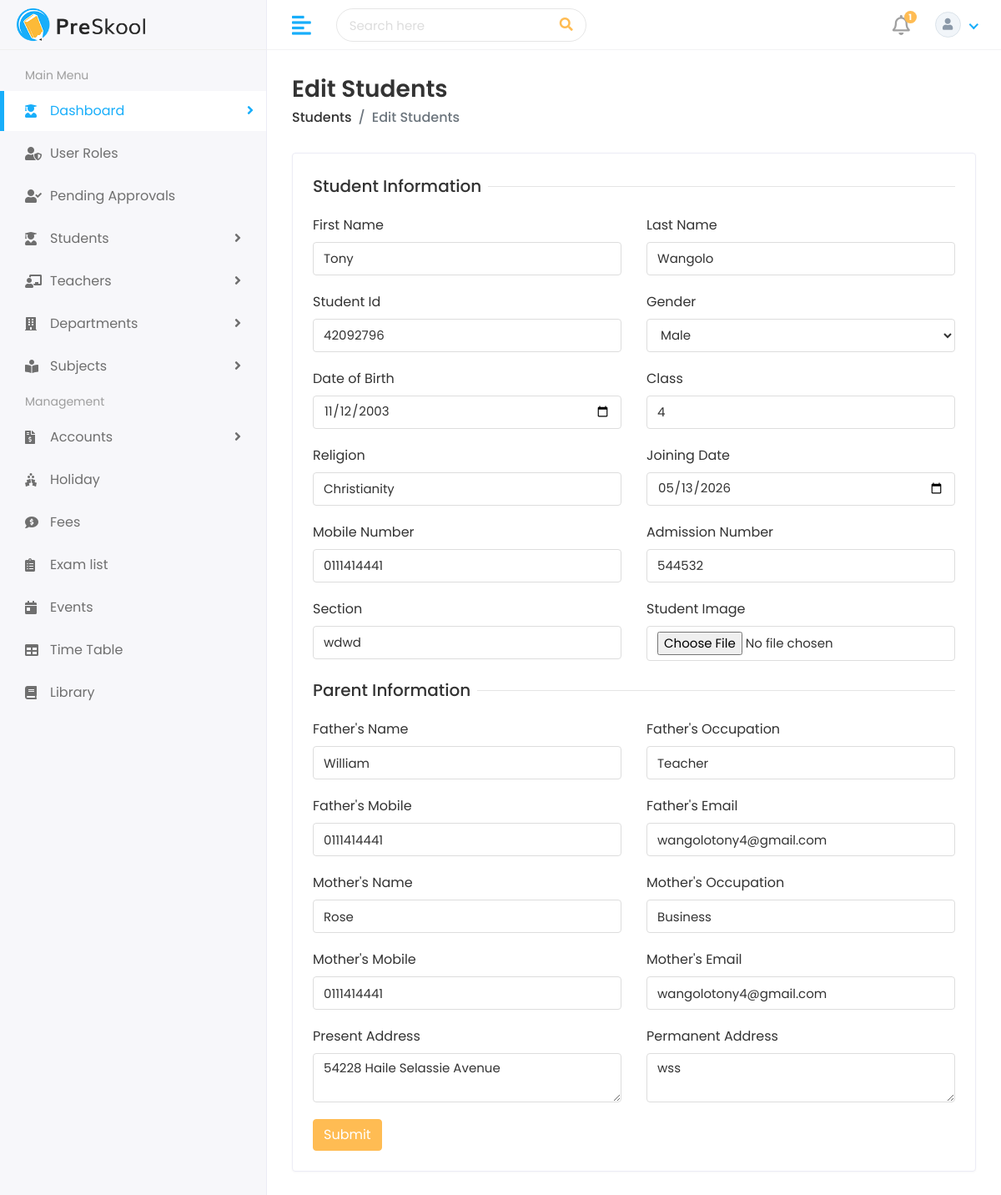
/student/students/edit/3/ (signed in), run on the app's committed database.
### student/models.py (models this page shows, shortened)
class Student(models.Model):
    APPROVAL_CHOICES = [
        ("pending", "Pending"),
        ("approved", "Approved"),
        ("rejected", "Rejected"),
    ]
    user = models.OneToOneField(
        settings.AUTH_USER_MODEL,
        on_delete=models.SET_NULL,
        blank=True,
        null=True,
        related_name="student_profile",
    )
    approval_status = models.CharField(max_length=20, choices=APPROVAL_CHOICES, default="pending")
    first_name = models.CharField(max_length=100)
    last_name = models.CharField(max_length=100)
    student_id = models.CharField(max_length=100)
    gender = models.CharField(
        max_length=10,
        choices=[('Male', 'Male'), ('Female', 'Female'), ('Other', 'Other')]
    )
    date_of_birth = models.DateField()
    student_class = models.CharField(max_length=100)
    religion = models.CharField(max_length=20)
    joining_date = models.DateField()
    mobile_number = models.CharField(max_length=100)
    admission_number = models.CharField(max_length=100)
    section = models.CharField(max_length=15)
    student_image = models.ImageField(upload_to='student/', blank=True)
    parent = models.OneToOneField(Parent, on_delete=models.CASCADE)
    slug = models.SlugField(max_length=255, unique=True, blank=True)

class Parent(models.Model):
    father_name = models.CharField(max_length=100)
    father_occupation = models.CharField(max_length=100)
    father_mobile = models.CharField(max_length=100)
    father_email = models.EmailField(max_length=100)
    mother_name = models.CharField(max_length=100)
    mother_occupation = models.CharField(max_length=100)
    mother_mobile = models.CharField(max_length=100)
    mother_email = models.EmailField(max_length=100)
    present_address = models.TextField()
    permanent_address = models.TextField()

### student/views.py (the view, shortened to what this page needs)
# urls.py: path("students/edit/", views.edit_student, name="edit-student"),
def edit_student(request, id=None, slug=None):
    denied = _require_admin(request)
    if denied:
        return denied
    if id is not None:
        student = get_object_or_404(Student, id=id)
    else:
        student = get_object_or_404(Student, slug=slug)
    parent = student.parent
    context = {
        "student": student,
        "parent": parent,
    }
    return render(request, "students/edit-student.html", context)

### home_auth/context_processors.py (called while the page is built)
def _profile_for_user(user):
    try:
        student = getattr(user, "student_profile", None)
    except ObjectDoesNotExist:
        student = None
    if student is not None:
        return student
    try:
        return getattr(user, "teacher_profile", None)
    except ObjectDoesNotExist:
        return None

### student/views.py (called while the page is built)
def _is_admin(user):
    return user.is_authenticated and (
        user.is_staff
        or user.is_superuser
        or getattr(user, "is_admin", False)
        or "admin" in _user_groups(user)
    )

def _require_admin(request):
    if not request.user.is_authenticated:
        return redirect("login")
    if not _is_admin(request.user):
        return HttpResponseForbidden("Only administrators can access this page.")
    return None

### HOME/templates/students/edit-student.html (shortened to what this page needs)
{% extends 'HOME/base.html' %}
{% load static %}
{% block body %}
         <div class="page-wrapper">
            <div class="content container-fluid">
               <div class="page-header">
                  <div class="row align-items-center">
                     <div class="col">
                        <h3 class="page-title">Edit Students</h3>
                        <ul class="breadcrumb">
                           <li class="breadcrumb-item"><a href="{% url 'student_list' %}">Students</a></li>
                           <li class="breadcrumb-item active">Edit Students</li>
                        </ul>
                     </div>
                  </div>
               </div>
               <div class="row">
                  <div class="col-sm-12">
                     <div class="card">
                        <div class="card-body">
                           <form method="POST" enctype="multipart/form-data">
                              <div class="row">
                                 <div class="col-12">
                                    <h5 class="form-title"><span>Student Information</span></h5>
                                 </div>
                                 <div class="col-12 col-sm-6">
                                    <div class="form-group">
                                       <label>First Name</label>
                                       <input type="text" class="form-control" name="first_name" value="{{ student.first_name }}" required>
                                    </div>
                                 </div>
                                 <div class="col-12 col-sm-6">
                                    <div class="form-group">
                                       <label>Last Name</label>
                                       <input type="text" class="form-control" name="last_name" value="{{ student.last_name }}" required>
                                    </div>
                                 </div>
                                 <div class="col-12 col-sm-6">
                                    <div class="form-group">
                                       <label>Student Id</label>
                                       <input type="text" class="form-control" name="student_id" value="{{ student.student_id }}" required>
                                    </div>
                                 </div>
                                 <div class="col-12 col-sm-6">
                                    <div class="form-group">
                                       <label>Gender</label>
                                       <select name="gender" class="form-control" required>
                                          <option value="Male" {% if student.gender == 'Male' %}selected{% endif %}>Male</option>
                                       </select>
                                    </div>
                                 </div>
                                 <div class="col-12 col-sm-6">
                                    <div class="form-group">
                                       <label>Date of Birth</label>
                                       <div>
                                          <input type="date" name="date_of_birth" class="form-control" value="{{ student.date_of_birth|date:'Y-m-d' }}" required>
                                       </div>
                                    </div>
                                 </div>
                                 <div class="col-12 col-sm-6">
                                    <div class="form-group">
                                       <label>Class</label>
                                       <input type="text" name="student_class" class="form-control" value="{{ student.student_class }}" required>
                                    </div>
                                 </div>
                                 <div class="col-12 col-sm-6">
                                    <div class="form-group">
                                       <label>Religion</label>
                                       <input type="text" class="form-control" name="religion" value="{{ student.religion }}" required>
                                    </div>
                                 </div>
                                 <div class="col-12 col-sm-6">
                                    <div class="form-group">
                                       <label>Joining Date</label>
                                       <div>
                                          <input type="date" class="form-control" name="joining_date" value="{{ student.joining_date|date:'Y-m-d' }}" required>
                                       </div>
                                    </div>
                                 </div>
                                 <div class="col-12 col-sm-6">
                                    <div class="form-group">
                                       <label>Mobile Number</label>
                                       <input type="text" class="form-control" name="mobile_number" value="{{ student.mobile_number }}" required>
                                    </div>
                                 </div>
                                 <div class="col-12 col-sm-6">
                                    <div class="form-group">
                                       <label>Admission Number</label>
                                       <input type="text" class="form-control" name="admission_number" value="{{ student.admission_number }}" required>
                                    </div>
                                 </div>
                                 <div class="col-12 col-sm-6">
                                    <div class="form-group">
                                       <label>Section</label>
                                       <input type="text" class="form-control" name="section" value="{{ student.section }}" required>
                                    </div>
                                 </div>
                                 <div class="col-12 col-sm-6">
                                    <div class="form-group">
                                       <label>Student Image</label>
                                       <input type="file" class="form-control" name="student_image">
                                    </div>
                                 </div>
                                 <div class="col-12">
                                    <h5 class="form-title"><span>Parent Information</span></h5>
                                 </div>
                                 <div class="col-12 col-sm-6">
                                    <div class="form-group">
                                       <label>Father's Name</label>
                                       <input type="text" class="form-control" name="father_name" value="{{ parent.father_name }}" required>
                                    </div>
                                 </div>
                                 <div class="col-12 col-sm-6">
                                    <div class="form-group">
                                       <label>Father's Occupation</label>
                                       <input type="text" class="form-control" name="father_occupation" value="{{ parent.father_occupation }}" required>
                                    </div>
                                 </div>
                                 <div class="col-12 col-sm-6">
                                    <div class="form-group">
                                       <label>Father's Mobile</label>
                                       <input type="text" class="form-control" name="father_mobile" value="{{ parent.father_mobile }}" required>
                                    </div>
                                 </div>
                                 <div class="col-12 col-sm-6">
                                    <div class="form-group">
                                       <label>Father's Email</label>
                                       <input type="email" class="form-control" name="father_email" value="{{ parent.father_email }}" required>
                                    </div>
                                 </div>
                                 <div class="col-12 col-sm-6">
                                    <div class="form-group">
                                       <label>Mother's Name</label>
                                       <input type="text" class="form-control" name="mother_name" value="{{ parent.mother_name }}" required>
                                    </div>
                                 </div>
                                 <div class="col-12 col-sm-6">
                                    <div class="form-group">
                                       <label>Mother's Occupation</label>
                                       <input type="text" class="form-control" name="mother_occupation" value="{{ parent.mother_occupation }}" required>
                                    </div>
                                 </div>
                                 <div class="col-12 col-sm-6">
                                    <div class="form-group">
                                       <label>Mother's Mobile</label>
                                       <input type="text" class="form-control" name="mother_mobile" value="{{ parent.mother_mobile }}" required>
                                    </div>
                                 </div>
                                 <div class="col-12 col-sm-6">
                                    <div class="form-group">
                                       <label>Mother's Email</label>
                                       <input type="email" class="form-control" name="mother_email" value="{{ parent.mother_email }}" required>
                                    </div>
                                 </div>
                                 <div class="col-12 col-sm-6">
                                    <div class="form-group">
                                       <label>Present Address</label>
                                       <textarea class="form-control" name="present_address" required>{{ parent.present_address }}</textarea>
                                    </div>
                                 </div>
                                 <div class="col-12 col-sm-6">
                                    <div class="form-group">
                                       <label>Permanent Address</label>
                                       <textarea class="form-control" name="permanent_address" required>{{ parent.permanent_address }}</textarea>
                                    </div>
                                 </div>
                                 <div class="col-12">
                                    <button type="submit" class="btn btn-primary">Submit</button>
                                 </div>
                              </div>
                           </form>
                        </div>
                     </div>
                  </div>
               </div>
            </div>
         </div>
      </div>
{%endblock%}

### HOME/static/css/style.css (style rules this page uses)
html { height: 100%; }
body { background-color: #fff; color: #333; font-family: 'Poppins', sans-serif; font-size: 1rem; height: 100%; line-height: 1.5; overflow-x: hidden; }
h1, h2, h3, h4, h5, h6 { font-family: 'Poppins', sans-serif; margin-top: 0; }
.form-control { border: 1px solid #ddd; box-shadow: none; color: #333; font-size: 15px; height: 40px; }
input, input:focus, button, button:focus { outline: none; }
input[type="file"] { height: auto; min-height: calc(1.5em + .75rem + 2px); }
input[type=text], input[type=password] { -webkit-appearance: none; -moz-appearance: none; appearance: none; }
textarea.form-control { resize: vertical; }
.form-group { margin-bottom: 1.25rem; }
ul, ol { padding: 0px; list-style: none; }
.btn-primary { background-color: #FFBC53; border: 1px solid #FFBC53; }
.card { border: 1px solid #ececf5; box-shadow: 0 1px 3px 0 rgba(0, 0, 0, 0.03); margin-bottom: 1.875rem; }
.card-body { padding: 1.5rem; }
.page-wrapper { margin-left: 320px; padding-top: 60px; position: relative; transition: all 0.4s ease; }
.page-wrapper > .content { padding: 1.875rem 1.875rem 0; }
.page-header { margin-bottom: 1.875rem; }
.page-header .breadcrumb { background-color: transparent; color: #6c757d; font-size: 1rem; font-weight: 500; margin-bottom: 0; padding: 0; }
.page-header .breadcrumb a { color: #333; }
.page-title { font-size: 28px; font-weight: 600; color: #333; margin-bottom: 5px; }
.form-title { width: 100%; max-width: 100%; padding: 0; font-size: 1.25rem; font-weight: 500; line-height: inherit; color: #333; white-space: normal; position: relative; display: block; margin-bottom: 20px; }
.form-title:before { content: ""; position: absolute; left: 0px; right: 0px; height: 1px; top: 50%; background-color: rgba(0, 0, 0, 0.1); }
.form-title span { padding: 0px 0.5rem 0 0; background-color: #fff; display: inline-block; z-index: 2; position: relative; }

### data on the page
Student: first_name "Tony", last_name "Wangolo", student_id "42092796", gender "Male", date_of_birth "11/12/2003", student_class "4", religion "Christianity", joining_date "05/13/2026", mobile_number "0111414441", admission_number "544532", section "wdwd"
Parent: father_name "William", father_occupation "Teacher", father_mobile "0111414441", father_email "wangolotony4@gmail.com", mother_name "Rose", mother_occupation "Business", mother_mobile "0111414441", mother_email "wangolotony4@gmail.com", present_address "54228 Haile Selassie Avenue", permanent_address "wss"

### other printed values
{{ unread_notifications_count }} "1"
